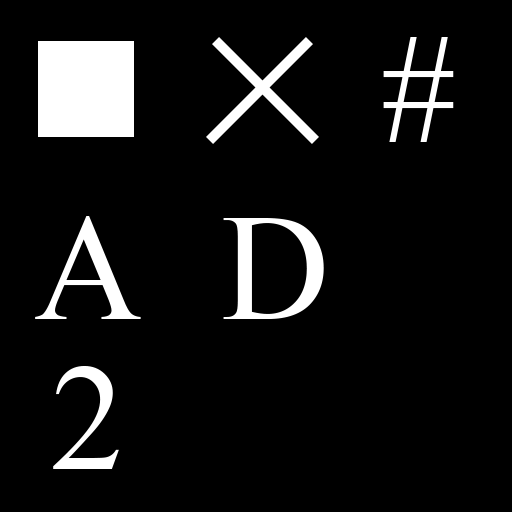
#> input picture FiguresR.png, 512 x 512 px
$ python Main3.py
#> lines starting #> are read from the running program, lines starting #| are printed output that depends on the picture; after the words box and inside, x2 and y2 are one past the last pixel; in counts of white or black regions, pixels touching at a corner belong together
'''
ЛАБОРАТОРНАЯ РАБОТА №3
СКЕЛЕТИЗАЦИЯ ОБЪЕКТОВ НА ИЗОБРАЖЕНИЯХ

Тестируемое изображение: Figures.png
Фигуры по варианту:
 - Квадрат
 - Крест
 - Решетка
 - Буква А
 - Буква D
 - Цифра 2

'''

import numpy as np
from PIL import Image
import cv2

def image_to_binary(image: np.ndarray, threshold=127) -> np.ndarray:
    '''
    Convert image to binary representation
    0 - is above threshold
    1 - is below or equal threshold

    input:
    image:      np.ndarray
    threshold:  pixel brightness value, that make program
                to understand, place 1 or 0 in that place

    return:
        np.ndarray with shape equal to input image
        None if input image is not np.ndarray or threshold below 0
    '''
    if not type(image) == np.ndarray:
        return None
    if threshold < 0:
        return None
    return np.where(image > threshold, 0, 1)

# [13 lines left out: function show_binary_image, not called in this run]

def B(direction: int, n_array: list) -> int:
    '''
        n_array
        n3 - n2 - n1
        |    |     |
        n4 - P  - n0
        |    |     |
        n5 - n6 - n7

        Calculate boolian number of skeletonization
        B0 = n4 (n2 v n3 v n5 v n6)(n6 v ~n7)(~n1 v n2)
        B2 = n6 (n0 v n4 v n5 v n7)(n0 v ~n1)(~n3 v n4)
        B4 = n0 (n1 v n2 v n6 v n7)(n2 v ~n3)(~n5 v n6)
        B6 = n2 (n0 v n1 v n3 v n4)(n4 v ~n5)(~n6 v n7)

        input:
            direction: int - 0, 2, 4 or 6
            n_array: list - one-dementional array of 0 and 1
                            from n0 to n7

        return:
            0 or 1 in case of direction B
    '''
    n = n_array
    match direction:
        case 0:
            return n[4] and (n[2] or n[3] or n[5] or n[6]) and (n[6] or not n[7]) and (not n[1] or n[2])
        case 2:
            return n[6] and (n[0] or n[4] or n[5] or n[7]) and (n[0] or not n[1]) and (not n[3] or n[4])
        case 4:
            return n[0] and (n[1] or n[2] or n[6] or n[7]) and (n[2] or not n[3]) and (not n[5] or n[6])
        case 6:
            return n[2] and (n[0] or n[1] or n[3] or n[4]) and (n[4] or not n[5]) and (not n[6] or n[7])
        case _:
            return None

def get_contoursImage(image: np.ndarray) -> np.ndarray:
    contours, _ = cv2.findContours(image, cv2.RETR_TREE, cv2.CHAIN_APPROX_SIMPLE)
    contoursImage = np.zeros_like(image)
    cv2.drawContours(contoursImage, contours, -1, (255), 1)
    return cv2.ximgproc.thinning(image)

# [31 lines left out: function get_ABCD, not called in this run]

if __name__ == '__main__':
    img = cv2.imread('FiguresR.png', 0)
#> img is the input picture: shape (512, 512); min 0, max 255, mean 21.2
    image = np.array(Image.open('Figures.png').convert('L'))
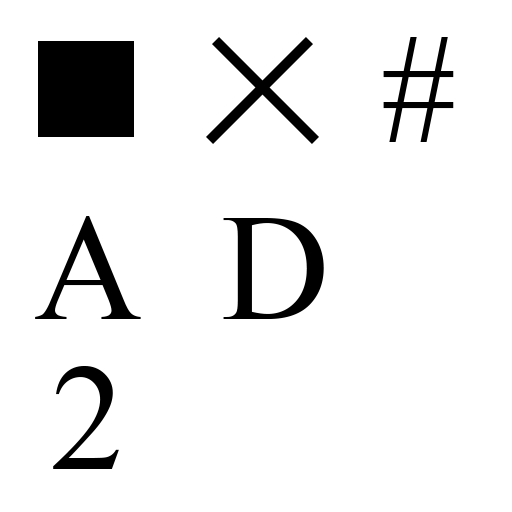
#> input picture Figures.png, 512 x 512 px
#> image is the input picture: shape (512, 512); min 0, max 255, mean 233.8
    binimage = image_to_binary(image)
#> in image_to_binary, `return np.where(image > threshold, 0, 1)`:
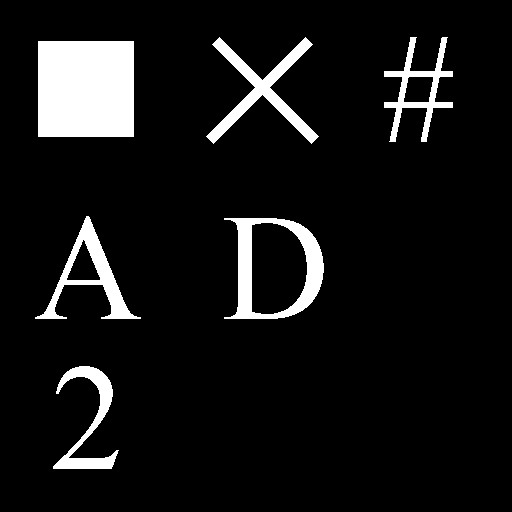
#> returned value: shape (512, 512) int64; values 0 (black) and 1 (white), 8.4% white; 6 white regions, box (x1, y1, x2, y2) and area: (38, 41, 134, 137) 9216, (224, 218, 324, 319) 3485, (206, 37, 319, 144) 2873, (35, 216, 141, 319) 2450, (384, 37, 453, 142) 1969, (53, 366, 119, 469) 1958
    for i in range(1, binimage.shape[0]-1):
        for j in range(1, binimage.shape[1]-1):
            if binimage[i,j] == 1:
                n_array = [
                    binimage[i,   j+1], #n0
                    binimage[i-1, j+1], #n1
                    binimage[i-1, j  ], #n2
                    binimage[i-1, j-1], #n3
                    binimage[i,   j-1], #n4
                    binimage[i+1, j-1], #n5
                    binimage[i+1, j  ], #n6
                    binimage[i+1, j+1], #n7
                ]
                binimage[i,j] = B(0, n_array) or B(4, n_array)
#> binimage: shape (512, 512) int64; values 0 (black) and 1 (white), 8.4% white; 7 white regions, largest, box (x1, y1, x2, y2) and area: (38, 41, 134, 137) 9216, (224, 218, 324, 319) 3485, (35, 216, 141, 319) 2449
    skeleton = get_contoursImage(img)
#> in get_contoursImage, `cv2.drawContours(contoursImage, contours, -1, (255), 1)`:
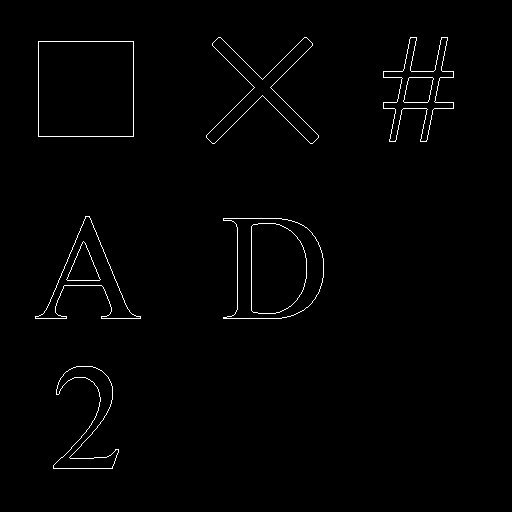
#> contoursImage: shape (512, 512); 1.1% white in thin lines or dots, all inside (x1, y1, x2, y2) = (35, 37, 454, 469)
#> in get_contoursImage, `return cv2.ximgproc.thinning(image)`:
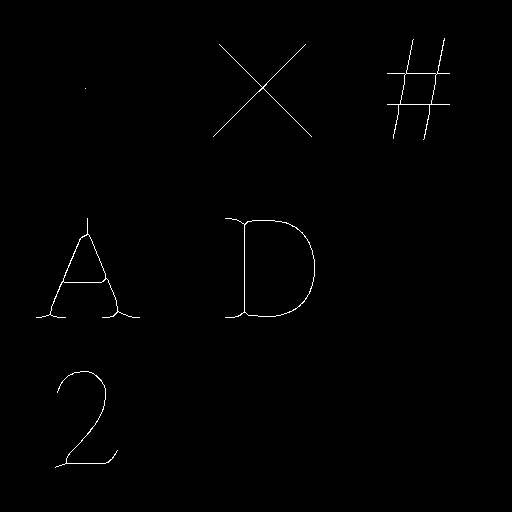
#> returned value: shape (512, 512); 0.54% white in thin lines or dots, all inside (x1, y1, x2, y2) = (36, 38, 450, 468)
    # show_binary_image(binimage)
    Image.fromarray(skeleton).show()
